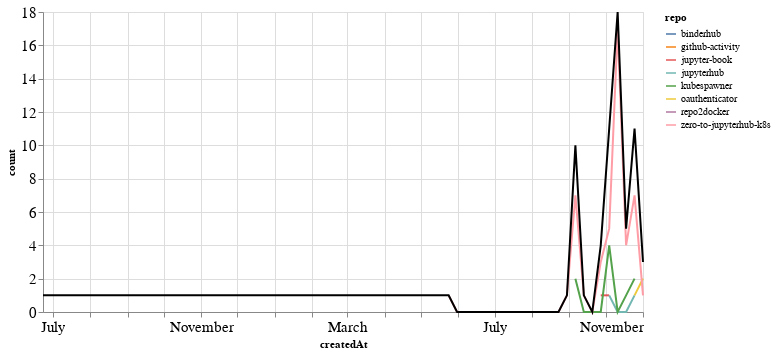

The notebook cell saved with this chart:
### Markdown cell above
## PRs

### Code cell
prs_time = prs.groupby('repo').resample('W', on='createdAt').count()['author'].reset_index()
prs_time = prs_time.rename(columns={'author': 'count'})
prs_time_total = prs_time.groupby('createdAt').agg({"count": "sum"}).reset_index()

ch1 = alt.Chart(prs_time, width=600).mark_line().encode(
    x='createdAt',
    y='count',
    color='repo',
    tooltip="repo"
)

ch2 = alt.Chart(prs_time_total, width=600).mark_line(color="black").encode(
    x='createdAt',
    y='count',
)

ch1 + ch2

### Figure 1 — Vega-Lite specification as saved in the notebook (floating-point values rounded to 4 significant figures)
{"config": {"axisLeft": {"labelFontSize": 15}, "axisBottom": {"labelFontSize": 15}}, "layer": [{"data": {"name": "data-2a76392e47dec4dfd1a61e80e4da3f00"}, "mark": "line", "encoding": {"color": {"type": "nominal", "field": "repo"}, "tooltip": {"type": "nominal", "field": "repo"}, "x": {"type": "temporal", "field": "createdAt"}, "y": {"type": "quantitative", "field": "count"}}, "width": 600}, {"data": {"name": "data-74ad12594b1b2151b31b182b4b8fdb56"}, "mark": {"type": "line", "color": "black"}, "encoding": {"x": {"type": "temporal", "field": "createdAt"}, "y": {"type": "quantitative", "field": "count"}}, "width": 600}], "$schema": "https://vega.github.io/schema/vega-lite/v4.8.1.json", "datasets": {"data-2a76392e47dec4dfd1a61e80e4da3f00": [{"repo": "binderhub", "createdAt": "2020-09-06T00:00:00", "count": 1}, {"repo": "github-activity", "createdAt": "2020-10-11T00:00:00", "count": 1}, {"repo": "jupyter-book", "createdAt": "2020-09-27T00:00:00", "count": 1}, {"repo": "jupyter-book", "createdAt": "2020-10-04T00:00:00", "count": 1}, {"repo": "jupyterhub", "createdAt": "2020-10-04T00:00:00", "count": 1}, {"repo": "jupyterhub", "createdAt": "2020-10-11T00:00:00", "count": 0}, {"repo": "jupyterhub", "createdAt": "2020-10-18T00:00:00", "count": 0}, {"repo": "jupyterhub", "createdAt": "2020-10-25T00:00:00", "count": 1}, {"repo": "kubespawner", "createdAt": "2020-09-06T00:00:00", "count": 2}, {"repo": "kubespawner", "createdAt": "2020-09-13T00:00:00", "count": 0}, {"repo": "kubespawner", "createdAt": "2020-09-20T00:00:00", "count": 0}, {"repo": "kubespawner", "createdAt": "2020-09-27T00:00:00", "count": 0}, {"repo": "kubespawner", "createdAt": "2020-10-04T00:00:00", "count": 4}, {"repo": "kubespawner", "createdAt": "2020-10-11T00:00:00", "count": 0}, {"repo": "kubespawner", "createdAt": "2020-10-18T00:00:00", "count": 1}, {"repo": "kubespawner", "createdAt": "2020-10-25T00:00:00", "count": 2}, {"repo": "oauthenticator", "createdAt": "2020-10-25T00:00:00", "count": 1}, {"repo": "oauthenticator", "createdAt": "2020-11-01T00:00:00", "count": 2}, {"repo": "repo2docker", "createdAt": "2019-06-23T00:00:00", "count": 1}, {"repo": "zero-to-jupyterhub-k8s", "createdAt": "2020-05-24T00:00:00", "count": 1}, {"repo": "zero-to-jupyterhub-k8s", "createdAt": "2020-05-31T00:00:00", "count": 0}, {"repo": "zero-to-jupyterhub-k8s", "createdAt": "2020-06-07T00:00:00", "count": 0}, {"repo": "zero-to-jupyterhub-k8s", "createdAt": "2020-06-14T00:00:00", "count": 0}, {"repo": "zero-to-jupyterhub-k8s", "createdAt": "2020-06-21T00:00:00", "count": 0}, {"repo": "zero-to-jupyterhub-k8s", "createdAt": "2020-06-28T00:00:00", "count": 0}, {"repo": "zero-to-jupyterhub-k8s", "createdAt": "2020-07-05T00:00:00", "count": 0}, {"repo": "zero-to-jupyterhub-k8s", "createdAt": "2020-07-12T00:00:00", "count": 0}, {"repo": "zero-to-jupyterhub-k8s", "createdAt": "2020-07-19T00:00:00", "count": 0}, {"repo": "zero-to-jupyterhub-k8s", "createdAt": "2020-07-26T00:00:00", "count": 0}, {"repo": "zero-to-jupyterhub-k8s", "createdAt": "2020-08-02T00:00:00", "count": 0}, {"repo": "zero-to-jupyterhub-k8s", "createdAt": "2020-08-09T00:00:00", "count": 0}, {"repo": "zero-to-jupyterhub-k8s", "createdAt": "2020-08-16T00:00:00", "count": 0}, {"repo": "zero-to-jupyterhub-k8s", "createdAt": "2020-08-23T00:00:00", "count": 0}, {"repo": "zero-to-jupyterhub-k8s", "createdAt": "2020-08-30T00:00:00", "count": 1}, {"repo": "zero-to-jupyterhub-k8s", "createdAt": "2020-09-06T00:00:00", "count": 7}, {"repo": "zero-to-jupyterhub-k8s", "createdAt": "2020-09-13T00:00:00", "count": 1}, {"repo": "zero-to-jupyterhub-k8s", "createdAt": "2020-09-20T00:00:00", "count": 0}, {"repo": "zero-to-jupyterhub-k8s", "createdAt": "2020-09-27T00:00:00", "count": 3}, {"repo": "zero-to-jupyterhub-k8s", "createdAt": "2020-10-04T00:00:00", "count": 5}, {"repo": "zero-to-jupyterhub-k8s", "createdAt": "2020-10-11T00:00:00", "count": 17}, {"repo": "zero-to-jupyterhub-k8s", "createdAt": "2020-10-18T00:00:00", "count": 4}, {"repo": "zero-to-jupyterhub-k8s", "createdAt": "2020-10-25T00:00:00", "count": 7}, {"repo": "zero-to-jupyterhub-k8s", "createdAt": "2020-11-01T00:00:00", "count": 1}], "data-74ad12594b1b2151b31b182b4b8fdb56": [{"createdAt": "2019-06-23T00:00:00", "count": 1}, {"createdAt": "2020-05-24T00:00:00", "count": 1}, {"createdAt": "2020-05-31T00:00:00", "count": 0}, {"createdAt": "2020-06-07T00:00:00", "count": 0}, {"createdAt": "2020-06-14T00:00:00", "count": 0}, {"createdAt": "2020-06-21T00:00:00", "count": 0}, {"createdAt": "2020-06-28T00:00:00", "count": 0}, {"createdAt": "2020-07-05T00:00:00", "count": 0}, {"createdAt": "2020-07-12T00:00:00", "count": 0}, {"createdAt": "2020-07-19T00:00:00", "count": 0}, {"createdAt": "2020-07-26T00:00:00", "count": 0}, {"createdAt": "2020-08-02T00:00:00", "count": 0}, {"createdAt": "2020-08-09T00:00:00", "count": 0}, {"createdAt": "2020-08-16T00:00:00", "count": 0}, {"createdAt": "2020-08-23T00:00:00", "count": 0}, {"createdAt": "2020-08-30T00:00:00", "count": 1}, {"createdAt": "2020-09-06T00:00:00", "count": 10}, {"createdAt": "2020-09-13T00:00:00", "count": 1}, {"createdAt": "2020-09-20T00:00:00", "count": 0}, {"createdAt": "2020-09-27T00:00:00", "count": 4}, {"createdAt": "2020-10-04T00:00:00", "count": 11}, {"createdAt": "2020-10-11T00:00:00", "count": 18}, {"createdAt": "2020-10-18T00:00:00", "count": 5}, {"createdAt": "2020-10-25T00:00:00", "count": 11}, {"createdAt": "2020-11-01T00:00:00", "count": 3}]}}
